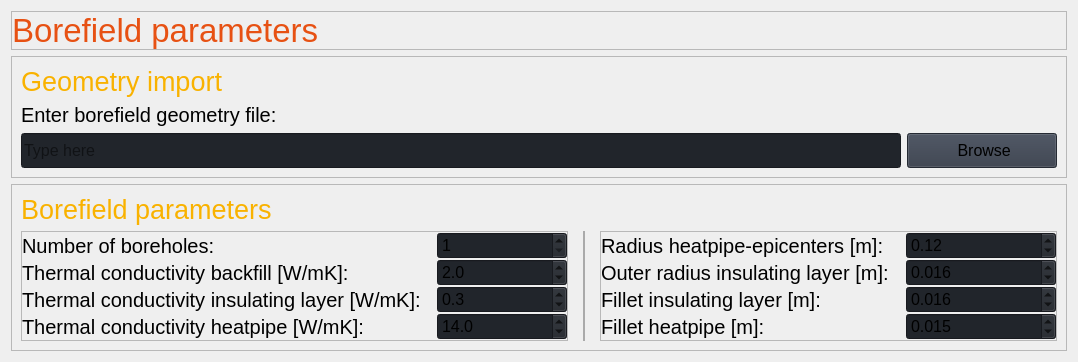
                     <widget class="QWidget" name="borefield">
                      <layout class="QVBoxLayout" name="verticalLayout_12">
                       <item>
                        <widget class="QFrame" name="frame_4">
                         <property name="maximumSize">
                          <size>
                           <width>16777215</width>
                           <height>60</height>
                          </size>
                         </property>
                         <property name="font">
                          <font>
                           <pointsize>9</pointsize>
                           <italic>false</italic>
                           <bold>false</bold>
                          </font>
                         </property>
                         <property name="frameShape">
                          <enum>QFrame::StyledPanel</enum>
                         </property>
                         <property name="frameShadow">
                          <enum>QFrame::Raised</enum>
                         </property>
                         <layout class="QVBoxLayout" name="verticalLayout_13">
                          <property name="spacing">
                           <number>0</number>
                          </property>
                          <property name="leftMargin">
                           <number>0</number>
                          </property>
                          <property name="topMargin">
                           <number>0</number>
                          </property>
                          <property name="rightMargin">
                           <number>0</number>
                          </property>
                          <property name="bottomMargin">
                           <number>0</number>
                          </property>
                          <item>
                           <widget class="QLabel" name="label">
                            <property name="font">
                             <font>
                              <pointsize>25</pointsize>
                              <italic>false</italic>
                              <bold>false</bold>
                             </font>
                            </property>
                            <property name="styleSheet">
                             <string notr="true">color: #e75113;</string>
                            </property>
                            <property name="text">
                             <string>Borefield parameters</string>
                            </property>
                           </widget>
                          </item>
                         </layout>
                        </widget>
                       </item>
                       <item>
                        <widget class="QFrame" name="frame_5">
                         <property name="maximumSize">
                          <size>
                           <width>16777215</width>
                           <height>150</height>
                          </size>
                         </property>
                         <property name="frameShape">
                          <enum>QFrame::StyledPanel</enum>
                         </property>
                         <property name="frameShadow">
                          <enum>QFrame::Raised</enum>
                         </property>
                         <layout class="QGridLayout" name="gridLayout_5">
                          <item row="0" column="0">
                           <widget class="QLabel" name="label_12">
                            <property name="font">
                             <font>
                              <pointsize>20</pointsize>
                              <italic>false</italic>
                              <bold>false</bold>
                             </font>
                            </property>
                            <property name="styleSheet">
                             <string notr="true">color: #f9b200;</string>
                            </property>
                            <property name="text">
                             <string>Geometry import</string>
                            </property>
                           </widget>
                          </item>
                          <item row="1" column="0">
                           <widget class="QLabel" name="label_13">
                            <property name="font">
                             <font>
                              <pointsize>15</pointsize>
                              <italic>false</italic>
                              <bold>false</bold>
                             </font>
                            </property>
                            <property name="text">
                             <string>Enter borefield geometry file:</string>
                            </property>
                           </widget>
                          </item>
                          <item row="2" column="0">
                           <widget class="QLineEdit" name="line_borefield_file">
                            <property name="minimumSize">
                             <size>
                              <width>0</width>
                              <height>35</height>
                             </size>
                            </property>
                            <property name="font">
                             <font>
                              <pointsize>12</pointsize>
                              <italic>false</italic>
                              <bold>false</bold>
                             </font>
                            </property>
                            <property name="styleSheet">
                             <string notr="true">background-color: rgb(33, 37, 43);</string>
                            </property>
                            <property name="text">
                             <string/>
                            </property>
                            <property name="placeholderText">
                             <string>Type here</string>
                            </property>
                           </widget>
                          </item>
                          <item row="2" column="1">
                           <widget class="QPushButton" name="btn_browse_borefield">
                            <property name="minimumSize">
                             <size>
                              <width>150</width>
                              <height>35</height>
                             </size>
                            </property>
                            <property name="font">
                             <font>
                              <pointsize>12</pointsize>
                              <italic>false</italic>
                              <bold>false</bold>
                             </font>
                            </property>
                            <property name="cursor">
                             <cursorShape>PointingHandCursor</cursorShape>
                            </property>
                            <property name="styleSheet">
                             <string notr="true">background-color: rgb(52, 59, 72);</string>
                            </property>
                            <property name="text">
                             <string> Browse</string>
                            </property>
                            <property name="icon">
                             <iconset resource="resources.qrc">
                              <normaloff>:/icons/images/icons/cil-folder-open.png</normaloff>:/icons/images/icons/cil-folder-open.png</iconset>
                            </property>
                           </widget>
                          </item>
                         </layout>
                        </widget>
                       </item>
                       <item>
                        <widget class="QFrame" name="frame_6">
                         <property name="frameShape">
                          <enum>QFrame::StyledPanel</enum>
                         </property>
                         <property name="frameShadow">
                          <enum>QFrame::Raised</enum>
                         </property>
                         <layout class="QGridLayout" name="gridLayout_6">
                          <property name="horizontalSpacing">
                           <number>15</number>
                          </property>
                          <item row="0" column="0" colspan="3">
                           <widget class="QLabel" name="label_14">
                            <property name="maximumSize">
                             <size>
                              <width>16777215</width>
                              <height>35</height>
                             </size>
                            </property>
                            <property name="font">
                             <font>
                              <pointsize>20</pointsize>
                              <italic>false</italic>
                              <bold>false</bold>
                             </font>
                            </property>
                            <property name="styleSheet">
                             <string notr="true">color: #f9b200;</string>
                            </property>
                            <property name="text">
                             <string>Borefield parameters</string>
                            </property>
                           </widget>
                          </item>
                          <item row="1" column="0">
                           <widget class="QFrame" name="frame_7">
                            <property name="frameShape">
                             <enum>QFrame::StyledPanel</enum>
                            </property>
                            <property name="frameShadow">
                             <enum>QFrame::Raised</enum>
                            </property>
                            <layout class="QGridLayout" name="gridLayout_7">
                             <property name="leftMargin">
                              <number>0</number>
                             </property>
                             <property name="topMargin">
                              <number>0</number>
                             </property>
                             <property name="rightMargin">
                              <number>0</number>
                             </property>
                             <property name="bottomMargin">
                              <number>0</number>
                             </property>
                             <property name="horizontalSpacing">
                              <number>15</number>
                             </property>
                             <property name="verticalSpacing">
                              <number>0</number>
                             </property>
                             <item row="0" column="0">
                              <widget class="QLabel" name="label_15">
                               <property name="font">
                                <font>
                                 <pointsize>15</pointsize>
                                 <italic>false</italic>
                                 <bold>false</bold>
                                </font>
                               </property>
                               <property name="text">
                                <string>Number of boreholes:</string>
                               </property>
                              </widget>
                             </item>
                             <item row="0" column="1">
                              <widget class="QSpinBox" name="sb_number_boreholes">
                               <property name="minimumSize">
                                <size>
                                 <width>130</width>
                                 <height>0</height>
                                </size>
                               </property>
                               <property name="maximumSize">
                                <size>
                                 <width>16777215</width>
                                 <height>16777215</height>
                                </size>
                               </property>
                               <property name="font">
                                <font>
                                 <pointsize>12</pointsize>
                                 <italic>false</italic>
                                 <bold>false</bold>
                                </font>
                               </property>
                               <property name="styleSheet">
                                <string notr="true">background-color: rgb(33, 37, 43);</string>
                               </property>
                               <property name="minimum">
                                <number>1</number>
                               </property>
                               <property name="maximum">
                                <number>1000</number>
                               </property>
                              </widget>
                             </item>
                             <item row="1" column="0">
                              <widget class="QLabel" name="label_16">
                               <property name="font">
                                <font>
                                 <pointsize>15</pointsize>
                                 <italic>false</italic>
                                 <bold>false</bold>
                                </font>
                               </property>
                               <property name="text">
                                <string>Thermal conductivity backfill [W/mK]:</string>
                               </property>
                              </widget>
                             </item>
                             <item row="1" column="1">
                              <widget class="QDoubleSpinBox" name="sb_lambda_b">
                               <property name="font">
                                <font>
                                 <pointsize>12</pointsize>
                                 <italic>false</italic>
                                 <bold>false</bold>
                                </font>
                               </property>
                               <property name="styleSheet">
                                <string notr="true">background-color: rgb(33, 37, 43);</string>
                               </property>
                               <property name="decimals">
                                <number>1</number>
                               </property>
                               <property name="singleStep">
                                <double>0.100000000000000</double>
                               </property>
                               <property name="value">
                                <double>2.000000000000000</double>
                               </property>
                              </widget>
                             </item>
                             <item row="2" column="0">
                              <widget class="QLabel" name="label_17">
                               <property name="minimumSize">
                                <size>
                                 <width>400</width>
                                 <height>0</height>
                                </size>
                               </property>
                               <property name="maximumSize">
                                <size>
                                 <width>16777215</width>
                                 <height>16777215</height>
                                </size>
                               </property>
                               <property name="font">
                                <font>
                                 <pointsize>15</pointsize>
                                 <italic>false</italic>
                                 <bold>false</bold>
                                </font>
                               </property>
                               <property name="text">
                                <string>Thermal conductivity insulating layer [W/mK]:</string>
                               </property>
                              </widget>
                             </item>
                             <item row="2" column="1">
                              <widget class="QDoubleSpinBox" name="sb_lambda_iso">
                               <property name="font">
                                <font>
                                 <pointsize>12</pointsize>
                                 <italic>false</italic>
                                 <bold>false</bold>
                                </font>
                               </property>
                               <property name="styleSheet">
                                <string notr="true">background-color: rgb(33, 37, 43);</string>
                               </property>
                               <property name="decimals">
                                <number>1</number>
                               </property>
                               <property name="singleStep">
                                <double>0.100000000000000</double>
                               </property>
                               <property name="value">
                                <double>0.300000000000000</double>
                               </property>
                              </widget>
                             </item>
                             <item row="3" column="0">
                              <widget class="QLabel" name="label_18">
                               <property name="font">
                                <font>
                                 <pointsize>15</pointsize>
                                 <italic>false</italic>
                                 <bold>false</bold>
                                </font>
                               </property>
                               <property name="text">
                                <string>Thermal conductivity heatpipe [W/mK]:</string>
                               </property>
                              </widget>
                             </item>
                             <item row="3" column="1">
                              <widget class="QDoubleSpinBox" name="sb_lambda_p">
                               <property name="font">
                                <font>
                                 <pointsize>12</pointsize>
                                 <italic>false</italic>
                                 <bold>false</bold>
                                </font>
                               </property>
                               <property name="styleSheet">
                                <string notr="true">background-color: rgb(33, 37, 43);</string>
                               </property>
                               <property name="decimals">
                                <number>1</number>
                               </property>
                               <property name="value">
                                <double>14.000000000000000</double>
                               </property>
                              </widget>
                             </item>
                            </layout>
                           </widget>
                          </item>
                          <item row="1" column="1">
                           <widget class="QFrame" name="frame_9">
                            <property name="minimumSize">
                             <size>
                              <width>2</width>
                              <height>0</height>
                             </size>
                            </property>
                            <property name="maximumSize">
                             <size>
                              <width>2</width>
                              <height>16777215</height>
                             </size>
                            </property>
                            <property name="styleSheet">
                             <string notr="true">background-color: rgb(221, 221, 221);
</string>
                            </property>
                            <property name="frameShape">
                             <enum>QFrame::StyledPanel</enum>
                            </property>
                            <property name="frameShadow">
                             <enum>QFrame::Raised</enum>
                            </property>
                           </widget>
                          </item>
                          <item row="1" column="2">
                           <widget class="QFrame" name="frame_8">
                            <property name="frameShape">
                             <enum>QFrame::StyledPanel</enum>
                            </property>
                            <property name="frameShadow">
                             <enum>QFrame::Raised</enum>
                            </property>
                            <layout class="QGridLayout" name="gridLayout_8">
                             <property name="leftMargin">
                              <number>0</number>
                             </property>
                             <property name="topMargin">
                              <number>0</number>
                             </property>
                             <property name="rightMargin">
                              <number>0</number>
                             </property>
                             <property name="bottomMargin">
                              <number>0</number>
                             </property>
                             <property name="horizontalSpacing">
                              <number>15</number>
                             </property>
                             <property name="verticalSpacing">
                              <number>0</number>
                             </property>
                             <item row="0" column="0">
                              <widget class="QLabel" name="label_20">
                               <property name="font">
                                <font>
                                 <pointsize>15</pointsize>
                                 <italic>false</italic>
                                 <bold>false</bold>
                                </font>
                               </property>
                               <property name="text">
                                <string>Radius heatpipe-epicenters [m]:</string>
                               </property>
                              </widget>
                             </item>
                             <item row="0" column="1">
                              <widget class="QDoubleSpinBox" name="sb_radius_w">
                               <property name="minimumSize">
                                <size>
                                 <width>150</width>
                                 <height>0</height>
                                </size>
                               </property>
                               <property name="font">
                                <font>
                                 <pointsize>12</pointsize>
                                 <italic>false</italic>
                                 <bold>false</bold>
                                </font>
                               </property>
                               <property name="styleSheet">
                                <string notr="true">background-color: rgb(33, 37, 43);</string>
                               </property>
                               <property name="decimals">
                                <number>2</number>
                               </property>
                               <property name="maximum">
                                <double>10.000000000000000</double>
                               </property>
                               <property name="singleStep">
                                <double>0.010000000000000</double>
                               </property>
                               <property name="value">
                                <double>0.120000000000000</double>
                               </property>
                              </widget>
                             </item>
                             <item row="1" column="0">
                              <widget class="QLabel" name="label_19">
                               <property name="minimumSize">
                                <size>
                                 <width>290</width>
                                 <height>0</height>
                                </size>
                               </property>
                               <property name="maximumSize">
                                <size>
                                 <width>16777215</width>
                                 <height>16777215</height>
                                </size>
                               </property>
                               <property name="font">
                                <font>
                                 <pointsize>15</pointsize>
                                 <italic>false</italic>
                                 <bold>false</bold>
                                </font>
                               </property>
                               <property name="text">
                                <string>Outer radius insulating layer [m]:</string>
                               </property>
                              </widget>
                             </item>
                             <item row="1" column="1">
                              <widget class="QDoubleSpinBox" name="sb_radius_pa">
                               <property name="font">
                                <font>
                                 <pointsize>12</pointsize>
                                 <italic>false</italic>
                                 <bold>false</bold>
                                </font>
                               </property>
                               <property name="styleSheet">
                                <string notr="true">background-color: rgb(33, 37, 43);</string>
                               </property>
                               <property name="decimals">
                                <number>3</number>
                               </property>
                               <property name="maximum">
                                <double>1.000000000000000</double>
                               </property>
                               <property name="singleStep">
                                <double>0.001000000000000</double>
                               </property>
                               <property name="value">
                                <double>0.016000000000000</double>
                               </property>
                              </widget>
                             </item>
                             <item row="2" column="0">
                              <widget class="QLabel" name="label_21">
                               <property name="font">
                                <font>
                                 <pointsize>15</pointsize>
                                 <italic>false</italic>
                                 <bold>false</bold>
                                </font>
                               </property>
                               <property name="text">
                                <string>Fillet insulating layer [m]:</string>
                               </property>
                              </widget>
                             </item>
                             <item row="2" column="1">
                              <widget class="QDoubleSpinBox" name="sb_radius_iso">
                               <property name="font">
                                <font>
                                 <pointsize>12</pointsize>
                                 <italic>false</italic>
                                 <bold>false</bold>
                                </font>
                               </property>
                               <property name="styleSheet">
                                <string notr="true">background-color: rgb(33, 37, 43);</string>
                               </property>
                               <property name="decimals">
                                <number>3</number>
                               </property>
                               <property name="maximum">
                                <double>1.000000000000000</double>
                               </property>
                               <property name="singleStep">
                                <double>0.001000000000000</double>
                               </property>
                               <property name="value">
                                <double>0.016000000000000</double>
                               </property>
                              </widget>
                             </item>
                             <item row="3" column="0">
                              <widget class="QLabel" name="label_22">
                               <property name="font">
                                <font>
                                 <pointsize>15</pointsize>
                                 <italic>false</italic>
                                 <bold>false</bold>
                                </font>
                               </property>
                               <property name="text">
                                <string>Fillet heatpipe [m]:</string>
                               </property>
                              </widget>
                             </item>
                             <item row="3" column="1">
                              <widget class="QDoubleSpinBox" name="sb_radius_pi">
                               <property name="font">
                                <font>
                                 <pointsize>12</pointsize>
                                 <italic>false</italic>
                                 <bold>false</bold>
                                </font>
                               </property>
                               <property name="styleSheet">
                                <string notr="true">background-color: rgb(33, 37, 43);</string>
                               </property>
                               <property name="decimals">
                                <number>3</number>
                               </property>
                               <property name="maximum">
                                <double>1.000000000000000</double>
                               </property>
                               <property name="singleStep">
                                <double>0.001000000000000</double>
                               </property>
                               <property name="value">
                                <double>0.015000000000000</double>
                               </property>
                              </widget>
                             </item>
                            </layout>
                           </widget>
                          </item>
                         </layout>
                        </widget>
                       </item>
                      </layout>
                     </widget>
